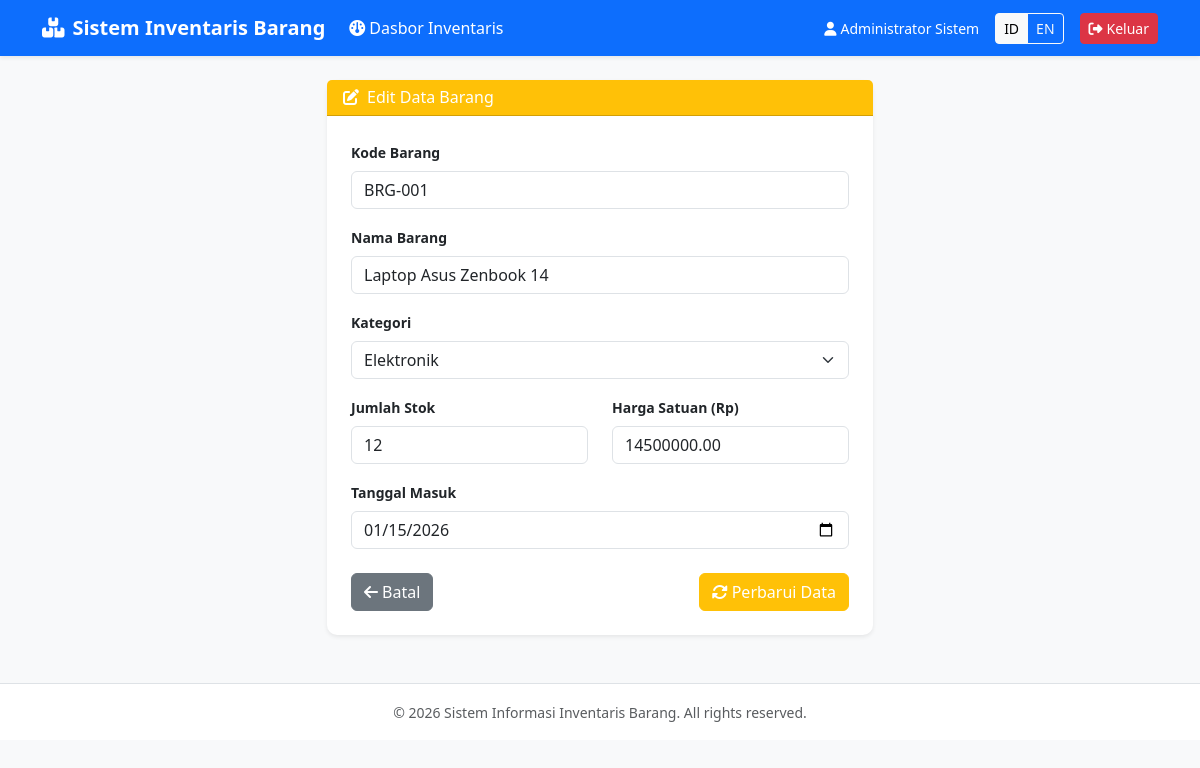
The page /barang_edit.php?id=1 (signed in) on the database its author committed.
### tables this page shows
CREATE TABLE `barang` (
  `id` INT AUTO_INCREMENT PRIMARY KEY,
  `kode_barang` VARCHAR(20) NOT NULL UNIQUE,
  `nama_barang` VARCHAR(100) NOT NULL,
  `kategori` VARCHAR(50) NOT NULL,
  `jumlah` INT NOT NULL DEFAULT 0,
  `harga_satuan` DECIMAL(12,2) NOT NULL DEFAULT 0.00,
  `tanggal_masuk` DATE NOT NULL,
  `created_at` TIMESTAMP DEFAULT CURRENT_TIMESTAMP,
  `updated_at` TIMESTAMP DEFAULT CURRENT_TIMESTAMP ON UPDATE CURRENT_TIMESTAMP
);

### includes/auth.php (called while the page is built, shortened)
<?php
$current_lang = $_SESSION['lang'] ?? 'id';
$lang_file = __DIR__ . '/../lang/' . $current_lang . '.php';
if (file_exists($lang_file)) {
    $lang = require $lang_file;
} else {
    $lang = require __DIR__ . '/../lang/id.php';
}
?>

### lang/id.php (called while the page is built)
<?php
return [
    'app_title'        => 'Sistem Inventaris Barang',
    'login_title'      => 'Masuk ke Sistem',
    'username'         => 'Nama Pengguna',
    'password'         => 'Kata Sandi',
    'btn_login'        => 'Masuk',
    'dashboard'        => 'Dasbor Inventaris',
    'logout'           => 'Keluar',
    'add_item'         => 'Tambah Barang Baru',
    'edit_item'        => 'Edit Data Barang',
    'code'             => 'Kode Barang',
    'name'             => 'Nama Barang',
    'category'         => 'Kategori',
    'quantity'         => 'Jumlah Stok',
    'price'            => 'Harga Satuan (Rp)',
    'entry_date'       => 'Tanggal Masuk',
    'actions'          => 'Aksi',
    'save'             => 'Simpan Data',
    'update'           => 'Perbarui Data',
    'cancel'           => 'Batal',
    'delete_confirm'   => 'Apakah Anda yakin ingin menghapus barang ini?',
    'delete'           => 'Hapus',
    'edit'             => 'Edit',
    'success_add'      => 'Data barang berhasil ditambahkan!',
    'success_edit'     => 'Data barang berhasil diperbarui!',
    'success_delete'   => 'Data barang berhasil dihapus!',
    'error_fill_all'   => 'Semua bidang form wajib diisi!',
    'invalid_login'    => 'Username atau password salah.',
    'no_data'          => 'Belum ada data barang.'
];
?>

### barang_edit.php (the view, shortened to what this page needs)
<?php
require_once __DIR__ . '/includes/auth.php';
require_once __DIR__ . '/config/database.php';
$id = filter_var($_GET['id'] ?? 0, FILTER_VALIDATE_INT);
$stmt = $conn->prepare("SELECT * FROM barang WHERE id = ?");
$stmt->bind_param("i", $id);
$stmt->execute();
$barang = $stmt->get_result()->fetch_assoc();
require_once __DIR__ . '/includes/header.php';
?>
<div class="row justify-content-center">
    <div class="col-md-8 col-lg-6">
        <div class="card shadow-sm">
            <div class="card-header bg-warning text-white">
                <h5 class="mb-0 fs-6"><i class="fa-solid fa-pen-to-square me-2"></i><?= htmlspecialchars($lang['edit_item']); ?></h5>
            </div>
            <div class="card-body p-4">
                <form action="barang_edit.php?id=<?= $id; ?>" method="POST">
                    <div class="mb-3">
                        <label class="form-label small fw-bold"><?= htmlspecialchars($lang['code']); ?></label>
                        <input type="text" name="kode_barang" class="form-control" value="<?= htmlspecialchars($barang['kode_barang']); ?>" required>
                    </div>
                    <div class="mb-3">
                        <label class="form-label small fw-bold"><?= htmlspecialchars($lang['name']); ?></label>
                        <input type="text" name="nama_barang" class="form-control" value="<?= htmlspecialchars($barang['nama_barang']); ?>" required>
                    </div>
                    <div class="mb-3">
                        <label class="form-label small fw-bold"><?= htmlspecialchars($lang['category']); ?></label>
                        <select name="kategori" class="form-select" required>
                            <?php
                            $kategori_list = ['Elektronik', 'Furnitur', 'Peralatan Kantor', 'Lainnya'];
                            foreach ($kategori_list as $kat):
                            ?>
                                <option value="<?= $kat; ?>" <?= $barang['kategori'] === $kat ? 'selected' : ''; ?>><?= $kat; ?></option>
                            <?php endforeach; ?>
                        </select>
                    </div>
                    <div class="row">
                        <div class="col-md-6 mb-3">
                            <label class="form-label small fw-bold"><?= htmlspecialchars($lang['quantity']); ?></label>
                            <input type="number" name="jumlah" class="form-control" min="0" value="<?= htmlspecialchars($barang['jumlah']); ?>" required>
                        </div>
                        <div class="col-md-6 mb-3">
                            <label class="form-label small fw-bold"><?= htmlspecialchars($lang['price']); ?></label>
                            <input type="number" step="0.01" name="harga_satuan" class="form-control" min="0" value="<?= htmlspecialchars($barang['harga_satuan']); ?>" required>
                        </div>
                    </div>
                    <div class="mb-4">
                        <label class="form-label small fw-bold"><?= htmlspecialchars($lang['entry_date']); ?></label>
                        <input type="date" name="tanggal_masuk" class="form-control" value="<?= htmlspecialchars($barang['tanggal_masuk']); ?>" required>
                    </div>
                    <div class="d-flex justify-content-between">
                        <a href="index.php" class="btn btn-secondary"><i class="fa-solid fa-arrow-left me-1"></i><?= htmlspecialchars($lang['cancel']); ?></a>
                        <button type="submit" class="btn btn-warning text-white"><i class="fa-solid fa-rotate me-1"></i><?= htmlspecialchars($lang['update']); ?></button>
                    </div>
                </form>
            </div>
        </div>
    </div>
</div>
<?php require_once __DIR__ . '/includes/footer.php'; ?>

### includes/header.php (style rules this page uses)
body { background-color: #f8f9fa; }
.card { border-radius: 10px; border: none; }

### rows shown on the page
barang: kode_barang "BRG-001", nama_barang "Laptop Asus Zenbook 14", kategori "Elektronik", jumlah "12", harga_satuan "14500000.00", tanggal_masuk "01/15/2026"

### other values the page prints
$lang['app_title'] "Sistem Inventaris Barang"
$lang['dashboard'] "Dasbor Inventaris"
$_SESSION['nama_lengkap'] "Administrator Sistem"
$lang['logout'] "Keluar"
$lang['edit_item'] "Edit Data Barang"
$lang['code'] "Kode Barang"
$lang['name'] "Nama Barang"
$lang['category'] "Kategori"
$lang['quantity'] "Jumlah Stok"
$lang['price'] "Harga Satuan (Rp)"
$lang['entry_date'] "Tanggal Masuk"
$lang['cancel'] "Batal"
$lang['update'] "Perbarui Data"
